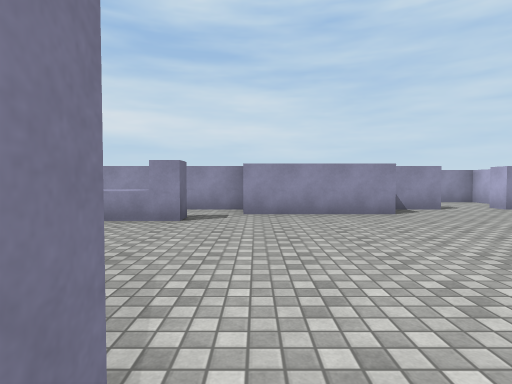
[1] (above)

14 first-person views from a walk through a scene from a Unity 3-D project. The camera is 1.3 m above the floor, tilts 2° down and sees 80° across. The floor is counted in squares, 2 m on a side. Each view is taken from the middle of a square. On the plan, view 1 faces up. The plan holds only what a view shows up to about 10 squares ahead; the rest is blank. The place goes on beyond the plan. Surface patterns are stand-ins for the level's own textures.

[2]
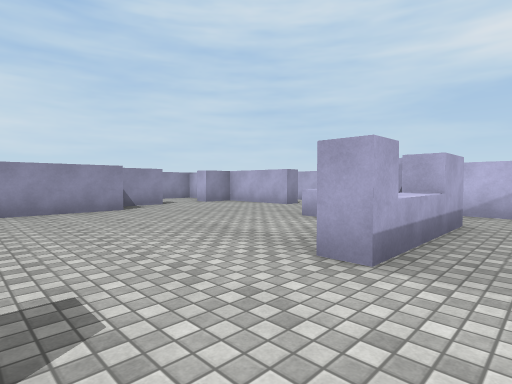

[3]
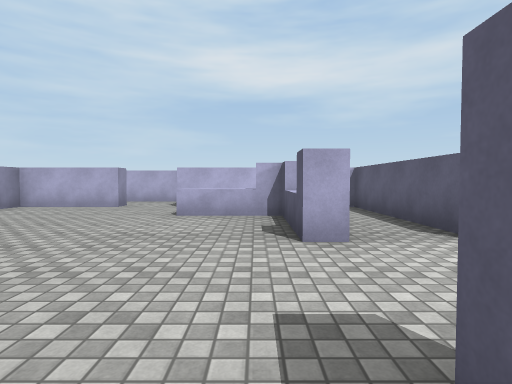

[4]
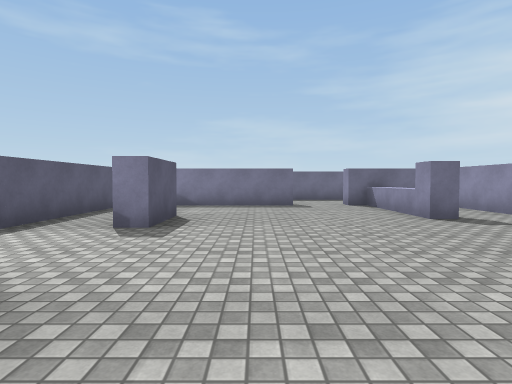

[5]
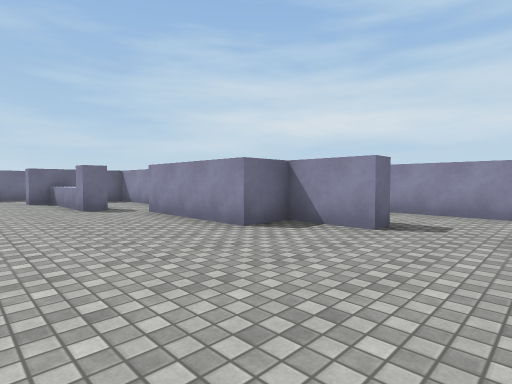

[6]
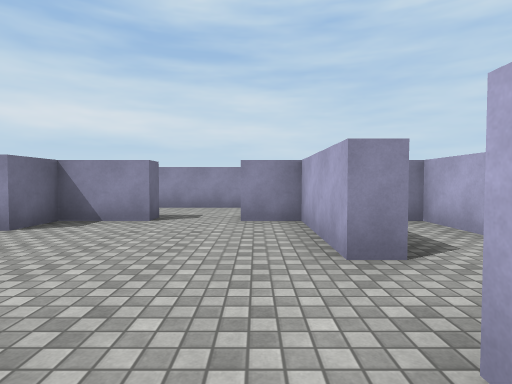

[7]
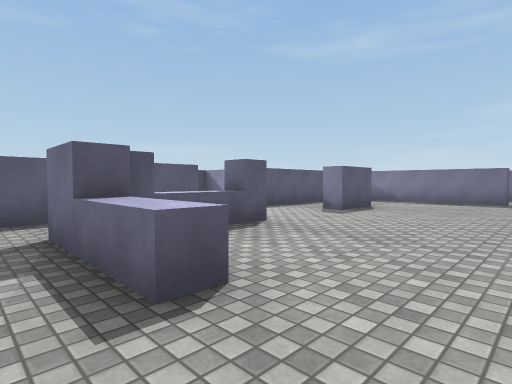

[8]
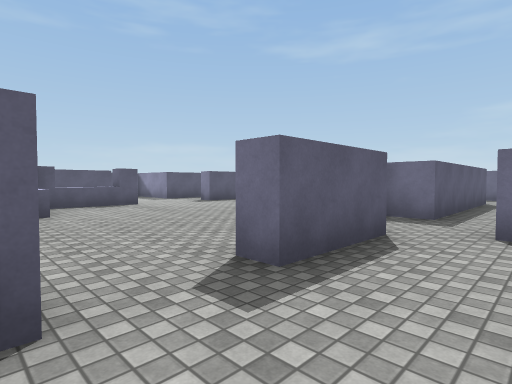

[9]
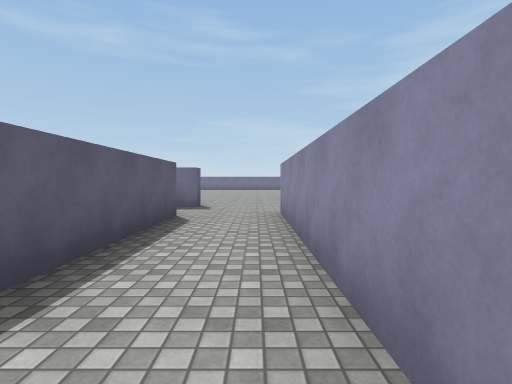

[10]
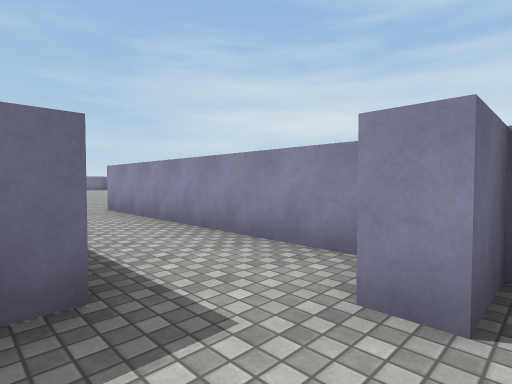

[11]
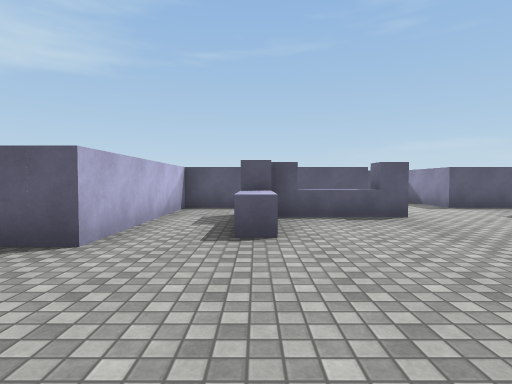

[12]
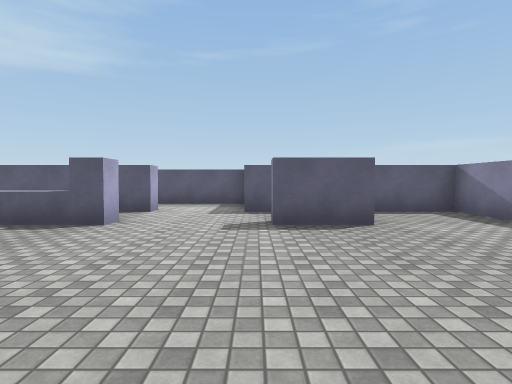

[13]
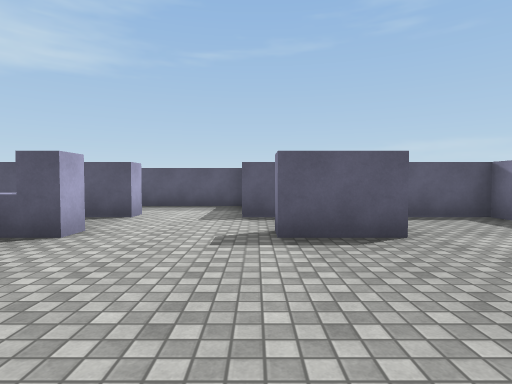

[14]
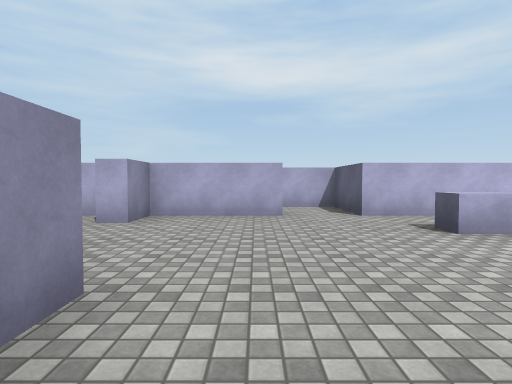

### Floor plan
Points are (right, up) in squares from view 1. A wall is a line through its corners. A room is listed if a view was taken in it or the views show most of it. See-through windows are left out.
Room 1 (views 1, 2, 3, 4, 5, 6, 7, 11, 12, 13, 14)
walls: (-1.9, 0.5) (-0.2, 0.5) (-0.2, 0); (2.2, -1.5) (6.8, -1.5) (6.8, 3); (-0.2, 7) (-4.3, 7) (-4.3, 4.5); (-4.3, 3.1) (-4.3, -1.5); (-3.5, -1.5) (0.2, -1.5); (6.8, 4.5) (6.8, 7) (5.8, 7) (5.8, 7.5); (4.2, 7.5) (4.2, 7) (2.8, 7) (2.8, 6) (0.8, 6)
low walls: (4.8, 1.4) (4.8, 2.5) (5.2, 2.5) (5.2, 1.5); (-2.4, 5) (-4.2, 5)
ways out: opening at (5, 7) to room 2; opening at (7, 4) to room 3; opening at (1.5, -2)
objects: block (-2, 5); block (0, 6); block (3, 0); block (4, 0); block (5, 0); block (5, 1)
Room 2 (views 8, 9, 10)
walls: (2.2, 7.5) (4.2, 7.5); (1.9, 9.5) (-4.5, 9.5); (-4.5, 7.5) (0.2, 7.5) (0.2, 6.6); (6.8, 8) (6.8, 9.5) (3.4, 9.5)
ways out: opening at (5, 7) to room 1
objects: block (2, 9)
Room 3 (no view inside)
walls: (7.4, 4.5) (6.8, 4.5); (8.8, 3.5) (8.8, 7); (6.8, 3) (8.4, 3)
ways out: opening at (7, 4) to room 1

Where each view was taken, in squares from view 1:
view 1: 0 up, 0 right, facing up
view 2: 1 down, 0 right, facing up-right
view 3: 1 up, 1 left, facing right
view 4: 2 up, 4 right, facing left
view 5: 3 up, 6 right, facing up-left
view 6: 2 up, 6 right, facing up
view 7: 4 up, 6 right, facing down-left
view 8: 9 up, 6 right, facing down-left
view 9: 9 up, 1 right, facing left
view 10: 7 up, 2 right, facing up-left
view 11: 6 up, 5 right, facing down
view 12: 5 up, 0 right, facing down
view 13: 4 up, 0 right, facing down
view 14: 5 up, 1 right, facing right
